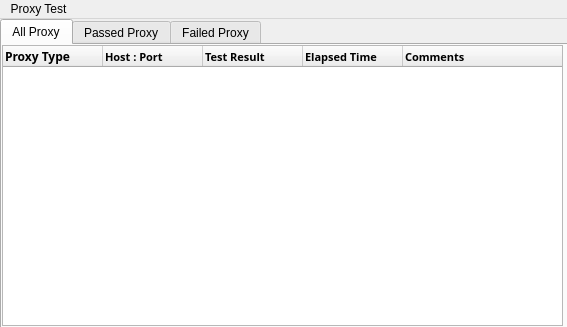
<?xml version="1.0" encoding="UTF-8"?>
<ui version="4.0">
 <class>PorxyList</class>
 <widget class="QMainWindow" name="PorxyList">
  <property name="geometry">
   <rect>
    <x>0</x>
    <y>0</y>
    <width>567</width>
    <height>327</height>
   </rect>
  </property>
  <property name="sizePolicy">
   <sizepolicy hsizetype="Preferred" vsizetype="Preferred">
    <horstretch>0</horstretch>
    <verstretch>0</verstretch>
   </sizepolicy>
  </property>
  <property name="windowTitle">
   <string>Proxy Tester</string>
  </property>
  <widget class="QWidget" name="centralwidget">
   <widget class="QTabWidget" name="tabWidget">
    <property name="geometry">
     <rect>
      <x>0</x>
      <y>0</y>
      <width>571</width>
      <height>311</height>
     </rect>
    </property>
    <property name="currentIndex">
     <number>0</number>
    </property>
    <widget class="QWidget" name="tab1">
     <attribute name="title">
      <string>All Proxy</string>
     </attribute>
     <widget class="QTreeWidget" name="treeList">
      <property name="geometry">
       <rect>
        <x>0</x>
        <y>0</y>
        <width>561</width>
        <height>281</height>
       </rect>
      </property>
      <property name="font">
       <font>
        <family>Arial</family>
        <pointsize>9</pointsize>
        <weight>50</weight>
        <bold>false</bold>
       </font>
      </property>
      <column>
       <property name="text">
        <string>Proxy Type</string>
       </property>
       <property name="font">
        <font>
         <family>Arial Black</family>
         <weight>75</weight>
         <bold>true</bold>
        </font>
       </property>
      </column>
      <column>
       <property name="text">
        <string>Host : Port</string>
       </property>
       <property name="font">
        <font>
         <family>Arial Black</family>
         <pointsize>8</pointsize>
         <weight>75</weight>
         <bold>true</bold>
        </font>
       </property>
      </column>
      <column>
       <property name="text">
        <string>Test Result</string>
       </property>
       <property name="font">
        <font>
         <family>Arial Black</family>
         <pointsize>8</pointsize>
         <weight>75</weight>
         <bold>true</bold>
        </font>
       </property>
      </column>
      <column>
       <property name="text">
        <string>Elapsed Time</string>
       </property>
       <property name="font">
        <font>
         <family>Arial Black</family>
         <pointsize>8</pointsize>
         <weight>75</weight>
         <bold>true</bold>
        </font>
       </property>
      </column>
      <column>
       <property name="text">
        <string>Comments</string>
       </property>
       <property name="font">
        <font>
         <family>Arial Black</family>
         <pointsize>8</pointsize>
         <weight>75</weight>
         <bold>true</bold>
        </font>
       </property>
      </column>
     </widget>
    </widget>
    <widget class="QWidget" name="tab2">
     <attribute name="title">
      <string>Passed Proxy</string>
     </attribute>
     <widget class="QTreeWidget" name="treeList_P">
      <property name="geometry">
       <rect>
        <x>0</x>
        <y>0</y>
        <width>561</width>
        <height>281</height>
       </rect>
      </property>
      <property name="font">
       <font>
        <family>Arial</family>
        <pointsize>9</pointsize>
        <weight>50</weight>
        <bold>false</bold>
       </font>
      </property>
      <column>
       <property name="text">
        <string>Proxy Type</string>
       </property>
       <property name="font">
        <font>
         <family>Arial Black</family>
         <weight>75</weight>
         <bold>true</bold>
        </font>
       </property>
      </column>
      <column>
       <property name="text">
        <string>Host : Port</string>
       </property>
       <property name="font">
        <font>
         <family>Arial Black</family>
         <pointsize>8</pointsize>
         <weight>75</weight>
         <bold>true</bold>
        </font>
       </property>
      </column>
      <column>
       <property name="text">
        <string>Test Result</string>
       </property>
       <property name="font">
        <font>
         <family>Arial Black</family>
         <pointsize>8</pointsize>
         <weight>75</weight>
         <bold>true</bold>
        </font>
       </property>
      </column>
      <column>
       <property name="text">
        <string>Elapsed Time</string>
       </property>
       <property name="font">
        <font>
         <family>Arial Black</family>
         <pointsize>8</pointsize>
         <weight>75</weight>
         <bold>true</bold>
        </font>
       </property>
      </column>
      <column>
       <property name="text">
        <string>Comments</string>
       </property>
       <property name="font">
        <font>
         <family>Arial Black</family>
         <pointsize>8</pointsize>
         <weight>75</weight>
         <bold>true</bold>
        </font>
       </property>
      </column>
     </widget>
    </widget>
    <widget class="QWidget" name="tab3">
     <attribute name="title">
      <string>Failed Proxy</string>
     </attribute>
     <widget class="QTreeWidget" name="treeList_F">
      <property name="geometry">
       <rect>
        <x>0</x>
        <y>0</y>
        <width>561</width>
        <height>281</height>
       </rect>
      </property>
      <property name="font">
       <font>
        <family>Arial</family>
        <pointsize>9</pointsize>
        <weight>50</weight>
        <bold>false</bold>
       </font>
      </property>
      <column>
       <property name="text">
        <string>Proxy Type</string>
       </property>
       <property name="font">
        <font>
         <family>Arial Black</family>
         <weight>75</weight>
         <bold>true</bold>
        </font>
       </property>
      </column>
      <column>
       <property name="text">
        <string>Host : Port</string>
       </property>
       <property name="font">
        <font>
         <family>Arial Black</family>
         <pointsize>8</pointsize>
         <weight>75</weight>
         <bold>true</bold>
        </font>
       </property>
      </column>
      <column>
       <property name="text">
        <string>Test Result</string>
       </property>
       <property name="font">
        <font>
         <family>Arial Black</family>
         <pointsize>8</pointsize>
         <weight>75</weight>
         <bold>true</bold>
        </font>
       </property>
      </column>
      <column>
       <property name="text">
        <string>Elapsed Time</string>
       </property>
       <property name="font">
        <font>
         <family>Arial Black</family>
         <pointsize>8</pointsize>
         <weight>75</weight>
         <bold>true</bold>
        </font>
       </property>
      </column>
      <column>
       <property name="text">
        <string>Comments</string>
       </property>
       <property name="font">
        <font>
         <family>Arial Black</family>
         <pointsize>8</pointsize>
         <weight>75</weight>
         <bold>true</bold>
        </font>
       </property>
      </column>
     </widget>
    </widget>
   </widget>
  </widget>
  <widget class="QMenuBar" name="menubar">
   <property name="geometry">
    <rect>
     <x>0</x>
     <y>0</y>
     <width>567</width>
     <height>21</height>
    </rect>
   </property>
   <widget class="QMenu" name="menuProxy_Test">
    <property name="title">
     <string>Proxy Test</string>
    </property>
   </widget>
   <addaction name="menuProxy_Test"/>
  </widget>
 </widget>
 <resources/>
 <connections/>
</ui>
